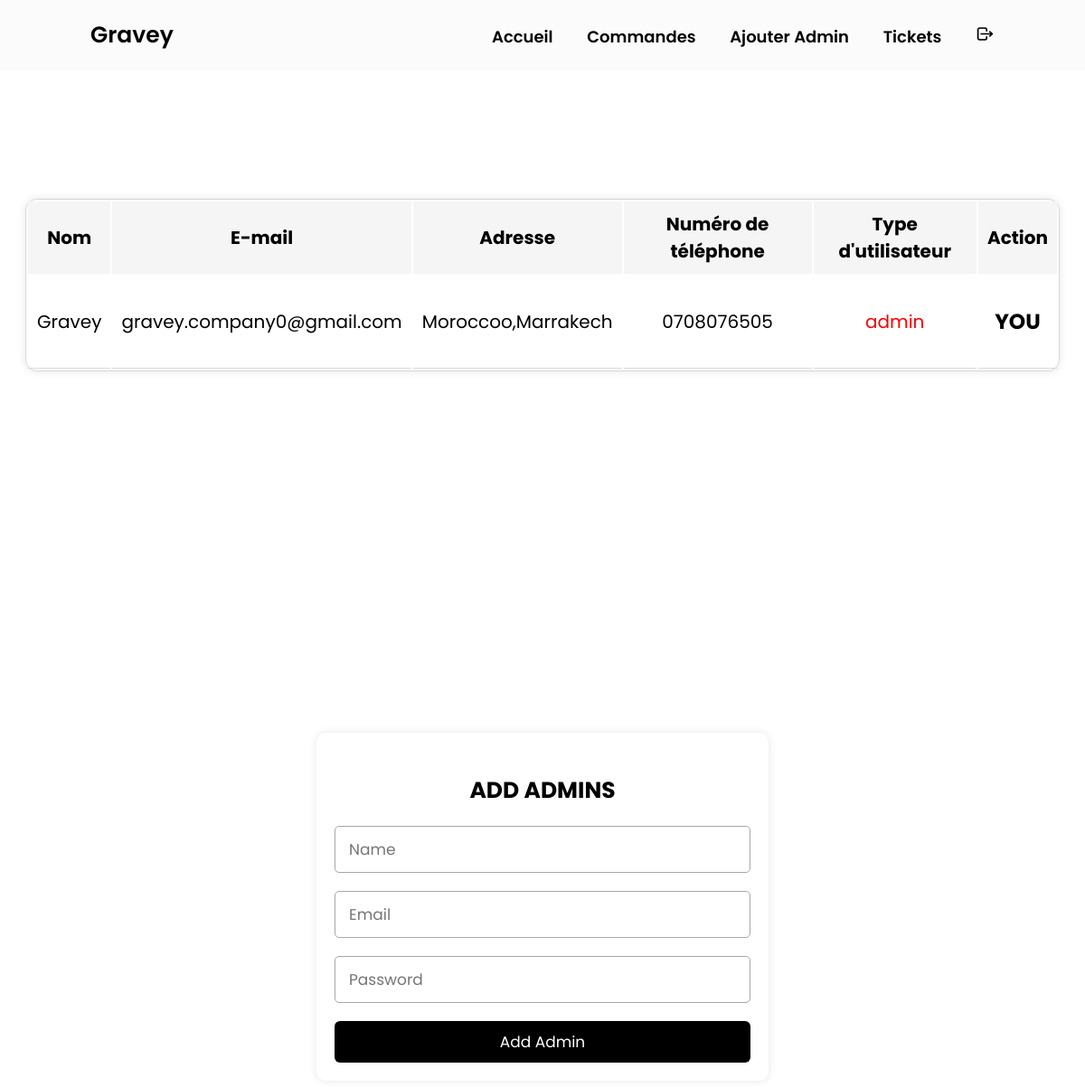
The page /users.php (signed in) on the database its author committed.
### tables this page shows
CREATE TABLE `clients` (
  `Id` int(11) NOT NULL,
  `Username` varchar(100) NOT NULL,
  `Email` varchar(100) NOT NULL,
  `Password` varchar(100) NOT NULL,
  `Address` varchar(255) DEFAULT NULL,
  `PhoneNumber` varchar(20) DEFAULT NULL,
  `user_type` varchar(100) NOT NULL DEFAULT 'normal user'
);

### users.php (the view, shortened to what this page needs)
<?php
if (!isset($_SESSION['username'])) {
  header('location:login.php');
} else {
?>
  <!DOCTYPE html>
  <html lang="en">
  <head>
    <link rel="stylesheet" href="css/Admin0.css">
  </head>
  <body>
    <header class="header">
      <a href="Admin0.php" class="logo">Gravey</a>
      <nav class="navbar">
        <a href="Admin0.php">Accueil</a>
        <a href="Admin_orders.php">Commandes</a>
        <a href="#AddAdmin">Ajouter Admin</a>
        <a href="tickets.php">Tickets</a>
        <a href="logout.php"><img style="width: 21px; height: 23px; padding-top:4px;" src="images/logout_icon_151219.png"></a>
      </nav>
    </header>
    <?php
    require_once 'config.php';
    $selectQuery = "SELECT * FROM clients";
    $result = mysqli_query($con, $selectQuery);
    ?>
    <div class="container">
      <div style="margin-top: -100px;" class="ticket-display" id="tickets">
        <table class="ticket_table">
          <thead>
            <tr>
              <th>Nom</th>
              <th>E-mail</th>
              <th>Adresse</th>
              <th>Numéro de téléphone</th>
              <th>Type d'utilisateur</th>
              <th colspan="2">Action</th>
            </tr>
          </thead>
          <?php
          while ($row = mysqli_fetch_assoc($result)) {
          ?>
            <tr>
              <td><?php echo $row['Username']; ?></td>
              <td><?php echo $row['Email']; ?></td>
              <td><?php echo $row['Address']; ?></td>
              <td><?php echo $row['PhoneNumber']; ?></td>
              <td><?php
                  if ($row['user_type'] == 'admin') {
                    echo '<p style="color:red;">' . $row['user_type'] . '</p>';
                  } else {
                    echo '<p style="color:green;">' . $row['user_type'] . '</p>';
                  }
                  ?>
              </td>
              <td>
                <?php
                  if ($row['Email'] != $_SESSION['email']) { ?>
                    <a href="users.php?delete=<?php echo $row['Email']; ?>" class="btn">Supprimer</a>
                <?php
                  } else {
                    echo '<h3>YOU</h3>';
                  }
                 ?>
              </td>
            </tr>
          <?php } ?>
        </table>
      </div>
      <section style="margin-top: 300px;" id="AddAdmin">
        <div class="admin-product-form-container">
          <form id="Add product" action="" method="POST">
            <h3>ADD ADMINS</h3>
            <input type="text" name="Admin_name" class="box" required placeholder="Name">
            <input type="email" name="Admin_email" class="box" required placeholder="Email">
            <input type="password" name="Admin_password" class="box" required placeholder="Password">
            <input type="submit" class="btn" name="add_admin" value="Add Admin">
          </form>
      </section>
    </div>
  </body>
  </html>
<?php
}
?>

### css/Admin0.css (style rules this page uses)
* { text-decoration: none; box-sizing: border-box; outline: none; font-family: 'Poppins'; }
html { font-size: 62.5%; overflow-x: hidden; }
.container { max-width: 1200px; padding: 2rem; margin: 100px auto; }
.admin-product-form-container form { max-width: 50rem; margin: 0 auto; padding: 2rem; border-radius: 10px; box-shadow: 0 0 10px rgba(0, 0, 0, 0.1); }
.admin-product-form-container form .box { width: 100%; border-radius: 5px; padding: 1.2rem 1.5rem; font-size: 1.7rem; margin: 1rem 0; border: 1px solid #a7a7a7; text-transform: none; }
.admin-product-form-container form h3 { text-align: center; margin-bottom: 1rem; font-size: 2.5rem; }
.btn { display: block; width: 100%; background-color: #000000; color: white; margin-top: 1rem; font-size: 1.7rem; padding: 1rem 3rem ; border: none; border-radius: 6px; cursor: pointer; }
.product-display , .ticket-display { margin: 2rem 0; }
.product-display .product_table , .ticket-display .ticket_table { width: 100%; text-align: center; border: 1px solid rgb(215, 214, 217); border-radius: 13px; box-shadow: 0 0 10px rgba(0, 0, 0, 0.1); margin: 200px 0 400px 0; }
.product-display thead , .ticket-display thead { background-color: #f5f5f5; border-radius: 6px; }
.product-display td , .ticket-display td { padding: 1rem; font-size: 2rem; border-bottom: 1px solid #dbdada; }
.product-display th , .ticket-display th { padding: 1rem; font-size: 2rem; }
.header { position: fixed; top: 0; left: 0; width: 100%; padding: 20px 100px; display: flex; background: rgba(211, 211, 211, 0.1); justify-content: space-between; align-items: center; }
.logo { font-size: 25px; text-decoration: none; color: black; font-weight: 600; }
.navbar a { color: black; font-size: 18px; text-decoration: none; margin-left: 35px; font-weight: 600; }
html { scroll-behavior: smooth; scroll-padding: 9rem; }

### rows shown on the page
clients: Username "Gravey", Email "gravey.company0@gmail.com", Address "Moroccoo,Marrakech", PhoneNumber "0708076505", user_type "admin", shows "YOU"
